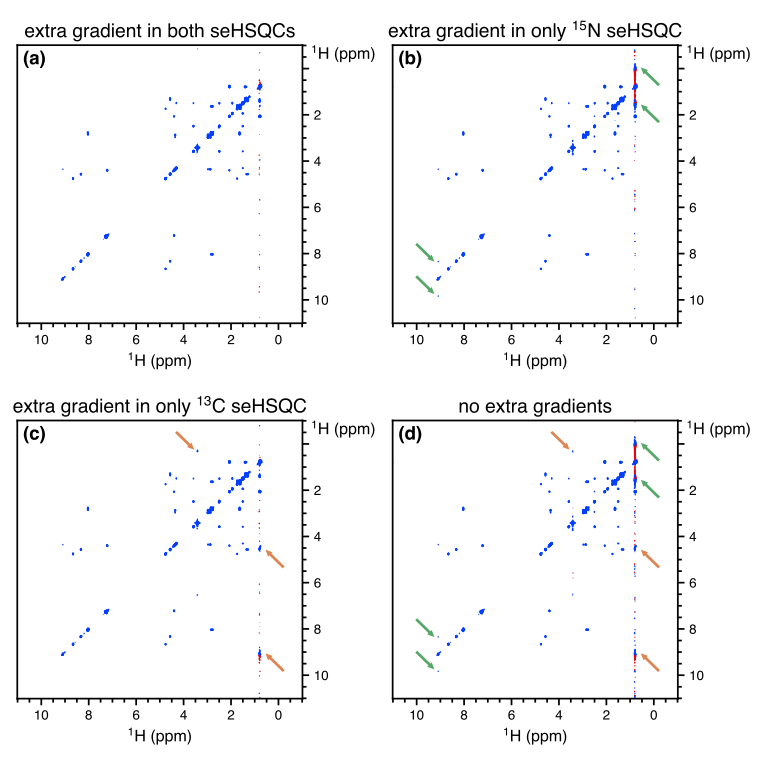

Source code (Python):
from pathlib import Path
import matplotlib.pyplot as plt
from matplotlib.patches import Arrow
import penguins as pg
from penguins.private import nmrd
plt.style.use(Path(__file__).parent / "helv.mplstyle")

path = nmrd() / "201017-7g-n15-sehsqc-full"
expnos = [42003, 105003, 106003, 107003]
dss = [pg.read(path, expno) for expno in expnos]

fig, axs = pg.subplots(2, 2)
for ds, ax in zip(dss, axs.flat):
    ds.stage(ax=ax, levels=1.6e5)

titles = [
    "extra gradient in both seHSQCs",
    r"extra gradient in only $^{15}$N seHSQC",
    r"extra gradient in only $^{13}$C seHSQC",
    "no extra gradients"
]
pg.mkplots(axs, titles)

for ax in axs.flat:
    pg.move_ylabel(ax, pos="topright")
pg.label_axes(axs, fstr="({})", fontsize=14, fontweight="bold")
pg.cleanup_axes()

# Add arrows pointing to the artefacts
def highlight_15n_artefacts(ax):
    dx = 0.7
    dy = -0.7
    width = 0.3
    color = "C1"
    ax.add_patch(Arrow(x=0.5-dx, y=4.62-dy, dx=dx, dy=dy, width=width,
                       color=color, transform=ax.transData))
    ax.add_patch(Arrow(x=0.5-dx, y=9.10-dy, dx=dx, dy=dy, width=width,
                       color=color, transform=ax.transData))
    ax.add_patch(Arrow(x=3.6+dx, y=0.2+dy, dx=-dx, dy=-dy, width=width,
                       color=color, transform=ax.transData))
def highlight_13c_artefacts(ax):
    dx = +0.7
    dy = -0.7
    width = 0.3
    color = "C2"
    ax.add_patch(Arrow(x=0.5-dx, y=0.0-dy, dx=dx, dy=dy, width=width,
                       color=color, transform=ax.transData))
    ax.add_patch(Arrow(x=0.5-dx, y=1.6-dy, dx=dx, dy=dy, width=width,
                       color=color, transform=ax.transData))
    ax.add_patch(Arrow(x=9.3+dx, y=8.3+dy, dx=-dx, dy=-dy, width=width,
                       color=color, transform=ax.transData))
    ax.add_patch(Arrow(x=9.3+dx, y=9.7+dy, dx=-dx, dy=-dy, width=width,
                       color=color, transform=ax.transData))
highlight_13c_artefacts(axs[0][1])
highlight_15n_artefacts(axs[1][0])
highlight_15n_artefacts(axs[1][1])
highlight_13c_artefacts(axs[1][1])

# pg.show()
for filetype in [".png", ".svg"]:
    pg.savefig(str(Path(__file__)).replace(".py", filetype))
